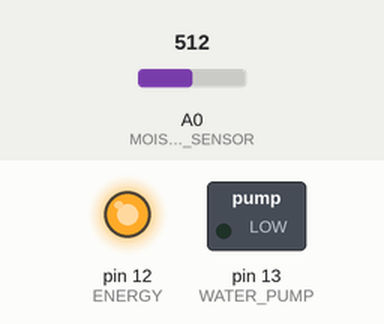
The sketch below on a simulated Arduino Uno, built with avr-gcc and run on an emulated ATmega328P. Shown: switched loads named in the sketch (green lamp = pin HIGH), output pins drawn as LEDs (lit = HIGH). The inputs (shaded band) are chosen by the test bench; at power-on: A0 (MOISTURE_SENSOR) = 512.

Above: at 2.8 s.
2.9 s: A0 (MOISTURE_SENSOR) set to 688
5.6 s: A0 (MOISTURE_SENSOR) set to 711
At 7.1 s:
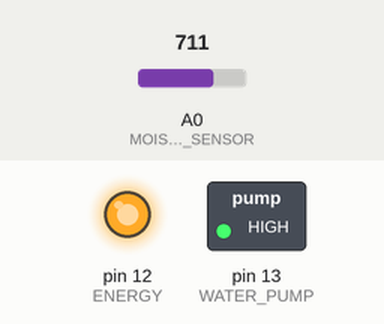
8.3 s: A0 (MOISTURE_SENSOR) set to 690
At 11.2 s:
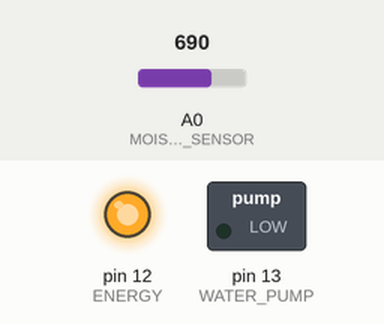
11.5 s: A0 (MOISTURE_SENSOR) set to 710
At 12.9 s:
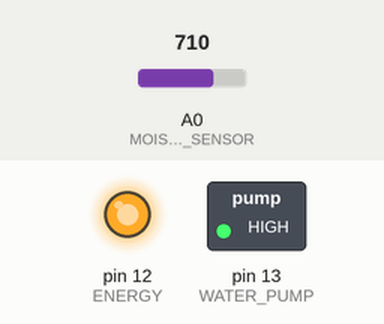
Timing chart, 0 to 14.5 s (numbered marks = the images above; inputs shaded):
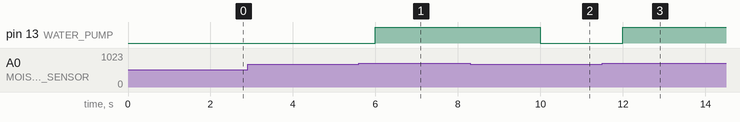

The sketch:

irrigation.ino
```cpp
#define MOISTURE_SENSOR A0
#define WATER_PUMP 13
#define ENERGY 12
#define STANDBY 2000
#define THRESHOLD 700

void setup() {
  Serial.begin(9600);
  pinMode(MOISTURE_SENSOR, INPUT);
  pinMode(WATER_PUMP, OUTPUT);
  pinMode(ENERGY, OUTPUT);
  digitalWrite(ENERGY, HIGH);
}

void loop() {
  int analog_moisture;

  analog_moisture = analogRead(MOISTURE_SENSOR);

  // Serial.println(analog_moisture);

  if (analog_moisture > THRESHOLD) {
    digitalWrite(WATER_PUMP, HIGH);
  } else {
    digitalWrite(WATER_PUMP, LOW);
  }

  delay(STANDBY);

}
```

Measured:
- the behaviour switches between 700 and 701 on A0 (MOISTURE_SENSOR) (found by bisection; images 0 and 1)
- after the input at 2.9 s, every drawn part: stays the same
- after the input at 5.6 s, pin 13 (WATER_PUMP): LOW → HIGH after 0.40 s
- after the input at 8.3 s, pin 13 (WATER_PUMP): HIGH → LOW after 1.7 s
- after the input at 11.5 s, pin 13 (WATER_PUMP): LOW → HIGH after 0.50 s
